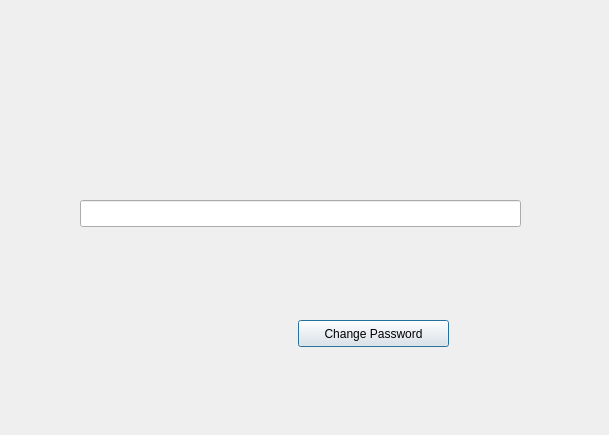
<?xml version="1.0" encoding="UTF-8"?>
<ui version="4.0">
 <class>question</class>
 <widget class="QDialog" name="question">
  <property name="geometry">
   <rect>
    <x>0</x>
    <y>0</y>
    <width>609</width>
    <height>435</height>
   </rect>
  </property>
  <property name="windowTitle">
   <string>Dialog</string>
  </property>
  <widget class="QLabel" name="label_securityques">
   <property name="geometry">
    <rect>
     <x>80</x>
     <y>150</y>
     <width>431</width>
     <height>31</height>
    </rect>
   </property>
   <property name="text">
    <string/>
   </property>
  </widget>
  <widget class="QLineEdit" name="answerask">
   <property name="geometry">
    <rect>
     <x>80</x>
     <y>200</y>
     <width>441</width>
     <height>27</height>
    </rect>
   </property>
   <property name="focusPolicy">
    <enum>Qt::StrongFocus</enum>
   </property>
   <property name="text">
    <string/>
   </property>
   <property name="placeholderText">
    <string/>
   </property>
  </widget>
  <widget class="QPushButton" name="pushButton">
   <property name="geometry">
    <rect>
     <x>298</x>
     <y>320</y>
     <width>151</width>
     <height>27</height>
    </rect>
   </property>
   <property name="text">
    <string>Change Password</string>
   </property>
  </widget>
 </widget>
 <resources/>
 <connections/>
</ui>
